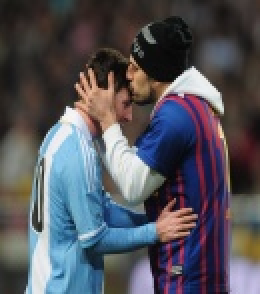
#> input picture Beta/images/opencv_test1.jpg, 130 x 147 px, found by its file name (shown 2 times larger)
$ jupyter execute --allow-errors 'OpenCV - Geometric Transformations of Images.ipynb'
#> lines starting #> are read from the running program, lines starting #| are printed output that depends on the picture
# Geometric Transformations of Images

#### Goals

- Learn to apply different geometric transformation to images like translation, rotation, affine transformation etc.

- You will see these functions: cv2.getPerspectiveTransform

#### Transformations
OpenCV provides two transformation functions, cv2.warpAffine and cv2.warpPerspective, with which you can have all kinds of transformations. cv2.warpAffine takes a 2x3 transformation matrix while cv2.warpPerspective takes a 3x3 transformation matrix as input.

#### Scaling
Scaling is just resizing of the image. OpenCV comes with a function cv2.resize() for this purpose. The size of the image can be specified manually, or you can specify the scaling factor. Different interpolation methods are used. Preferable interpolation methods are cv2.INTER_AREA for shrinking and cv2.INTER_CUBIC (slow) & cv2.INTER_LINEAR for zooming. By default, interpolation method used is cv2.INTER_LINEAR for all resizing purposes. You can resize an input image either of following methods:

[cell 1]
import cv2
import numpy as np

img = cv2.imread('images/opencv_test1.jpg')
#> img is the input picture: shape (147, 130, 3); mean B, G, R 91.2, 83.4, 83.7

res = cv2.resize(img,None,fx=2, fy=2, interpolation = cv2.INTER_CUBIC)
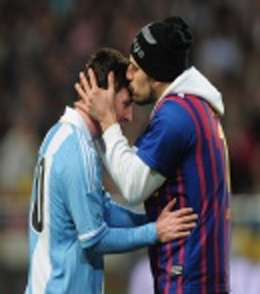
#> res: shape (294, 260, 3); mean B, G, R 91.2, 83.4, 83.7

#OR

height, width = img.shape[:2]
#> height = 147; width = 130
res = cv2.resize(img,(2*width, 2*height), interpolation = cv2.INTER_CUBIC)

#### Translation
Translation is the shifting of object’s location. If you know the shift in (x,y) direction, let it be (t_x,t_y), you can create the transformation matrix \textbf{M} as follows:

M = \begin{bmatrix} 1 & 0 & t_x \\ 0 & 1 & t_y  \end{bmatrix}

You can take make it into a Numpy array of type np.float32 and pass it into cv2.warpAffine() function. See below example for a shift of (100,50):

[cell 2]
import cv2
import numpy as np

img = cv2.imread('images/opencv_test1.jpg',0)
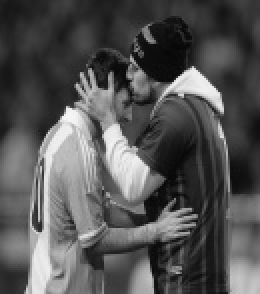
#> img: shape (147, 130) (shown 2 times larger); min 6, max 247, mean 84.4
rows,cols = img.shape
#> rows = 147; cols = 130

M = np.float32([[1,0,100],[0,1,50]])
dst = cv2.warpAffine(img,M,(cols,rows))
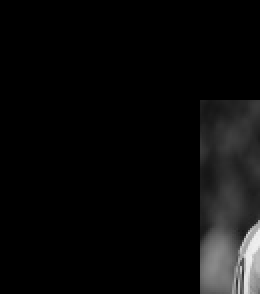
#> dst: shape (147, 130) (shown 2 times larger); min 0, max 239, mean 11

cv2.imshow('img',dst)
cv2.waitKey(0)
cv2.destroyAllWindows()

Warning

Third argument of the cv2.warpAffine() function is the size of the output image, which should be in the form of (width, height). Remember width = number of columns, and height = number of rows.

See the result below:

#### Rotation
Rotation of an image for an angle \theta is achieved by the transformation matrix of the form

M = \begin{bmatrix} cos\theta & -sin\theta \\ sin\theta & cos\theta   \end{bmatrix}

But OpenCV provides scaled rotation with adjustable center of rotation so that you can rotate at any location you prefer. Modified transformation matrix is given by

\begin{bmatrix} \alpha &  \beta & (1- \alpha )  \cdot center.x -  \beta \cdot center.y \\ - \beta &  \alpha &  \beta \cdot center.x + (1- \alpha )  \cdot center.y \end{bmatrix}

where:

\begin{array}{l} \alpha =  scale \cdot \cos \theta , \\ \beta =  scale \cdot \sin \theta \end{array}

To find this transformation matrix, OpenCV provides a function, cv2.getRotationMatrix2D. Check below example which rotates the image by 90 degree with respect to center without any scaling.

[cell 3]
img = cv2.imread('images/opencv_test1.jpg',0)
rows,cols = img.shape

M = cv2.getRotationMatrix2D((cols/2,rows/2),90,1)
dst = cv2.warpAffine(img,M,(cols,rows))
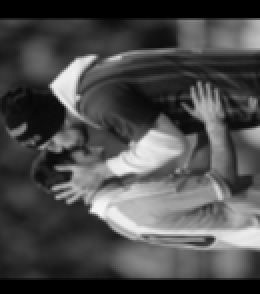
#> dst: shape (147, 130) (shown 2 times larger); min 0, max 245, mean 76

#### Affine Transformation
In affine transformation, all parallel lines in the original image will still be parallel in the output image. To find the transformation matrix, we need three points from input image and their corresponding locations in output image. Then cv2.getAffineTransform will create a 2x3 matrix which is to be passed to cv2.warpAffine.

Check below example, and also look at the points I selected (which are marked in Green color):

[cell 4]
img = cv2.imread('images/opencv_test1.jpg')
rows,cols,ch = img.shape
#> ch = 3

pts1 = np.float32([[50,50],[200,50],[50,200]])
pts2 = np.float32([[10,100],[200,50],[100,250]])

M = cv2.getAffineTransform(pts1,pts2)

dst = cv2.warpAffine(img,M,(cols,rows))
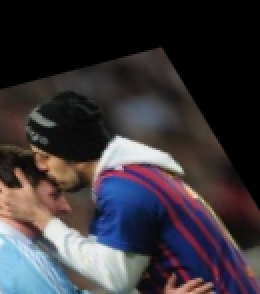
#> dst: shape (147, 130, 3) (shown 2 times larger); mean B, G, R 57.8, 52.6, 57.2

#> (the rest of this cell did not finish here and is left out)

$ run again, with Beta/images/apple.jpg copied over Beta/images/opencv_test1.jpg
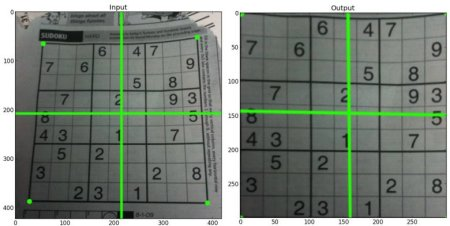
#> input picture Beta/images/apple.jpg, 450 x 226 px, found by its file name
#> img is the input picture: shape (226, 450, 3); mean B, G, R 119.6, 128.8, 119.9
#> img: shape (226, 450)
#> `dst = cv2.warpAffine(img,M,(cols,rows))`:
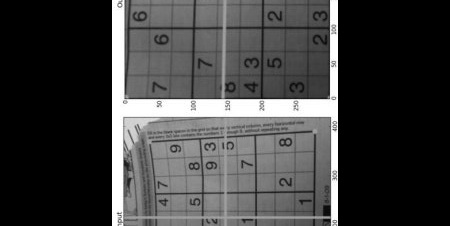
#> dst: shape (226, 450); min 0, max 255, mean 63
#> `dst = cv2.warpAffine(img,M,(cols,rows))`:
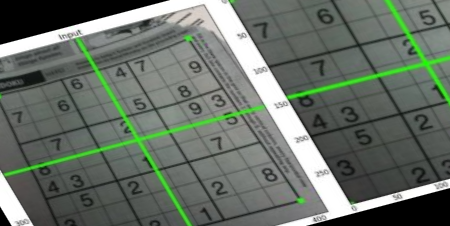
#> dst: shape (226, 450, 3); mean B, G, R 102.7, 112.3, 102.9
